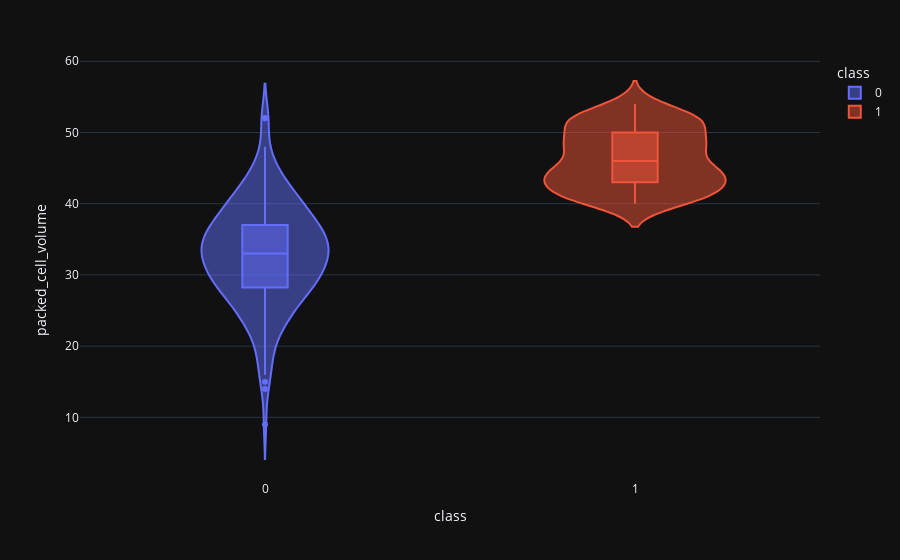

The notebook cell saved with this chart:
### Code cell
violin('packed_cell_volume')

### Figure 1 — Plotly figure (JSON) as saved in the notebook; plotly's stock layout.template omitted (floating-point values rounded to 4 significant figures; data arrays with more than 128 entries replaced by an {"elided": "..."} marker saying what was removed)
{"data": [{"alignmentgroup": "True", "box": {"visible": true}, "hovertemplate": "class=%{x}<br>packed_cell_volume=%{y}<extra></extra>", "legendgroup": "0", "marker": {"color": "#636efa"}, "name": "0", "offsetgroup": "0", "orientation": "v", "scalegroup": "True", "showlegend": true, "type": "violin", "x": {"elided": "250 int values"}, "x0": " ", "xaxis": "x", "y": {"elided": "250 float values"}, "y0": " ", "yaxis": "y"}, {"alignmentgroup": "True", "box": {"visible": true}, "hovertemplate": "class=%{x}<br>packed_cell_volume=%{y}<extra></extra>", "legendgroup": "1", "marker": {"color": "#EF553B"}, "name": "1", "offsetgroup": "1", "orientation": "v", "scalegroup": "True", "showlegend": true, "type": "violin", "x": {"elided": "150 int values"}, "x0": " ", "xaxis": "x", "y": {"elided": "150 float values"}, "y0": " ", "yaxis": "y"}], "layout": {"legend": {"title": {"text": "class"}, "tracegroupgap": 0}, "margin": {"t": 60}, "violinmode": "overlay", "xaxis": {"anchor": "y", "categoryarray": [0, 1], "categoryorder": "array", "domain": [0, 1], "title": {"text": "class"}}, "yaxis": {"anchor": "x", "domain": [0, 1], "title": {"text": "packed_cell_volume"}}}}
